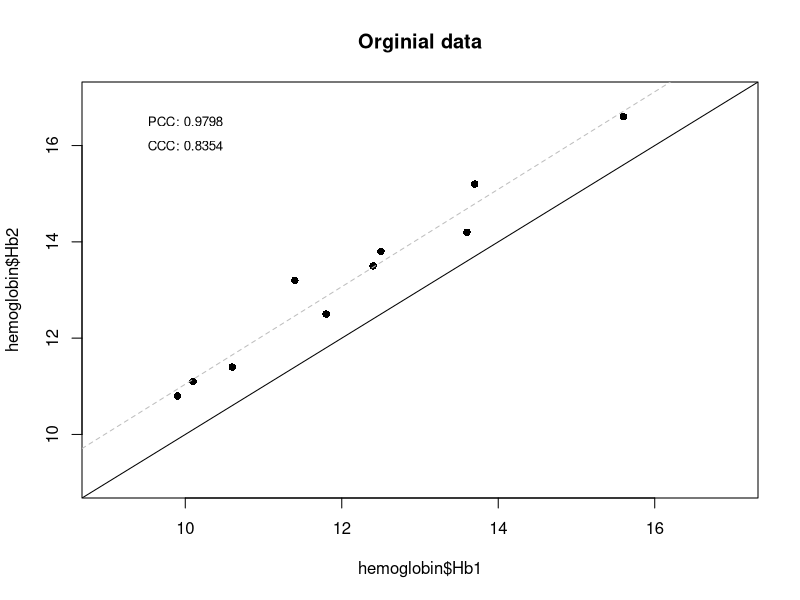
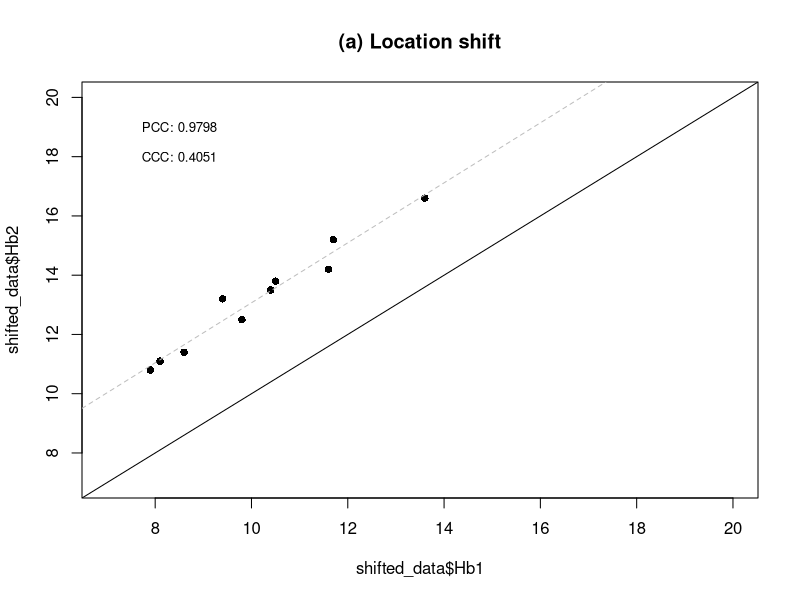
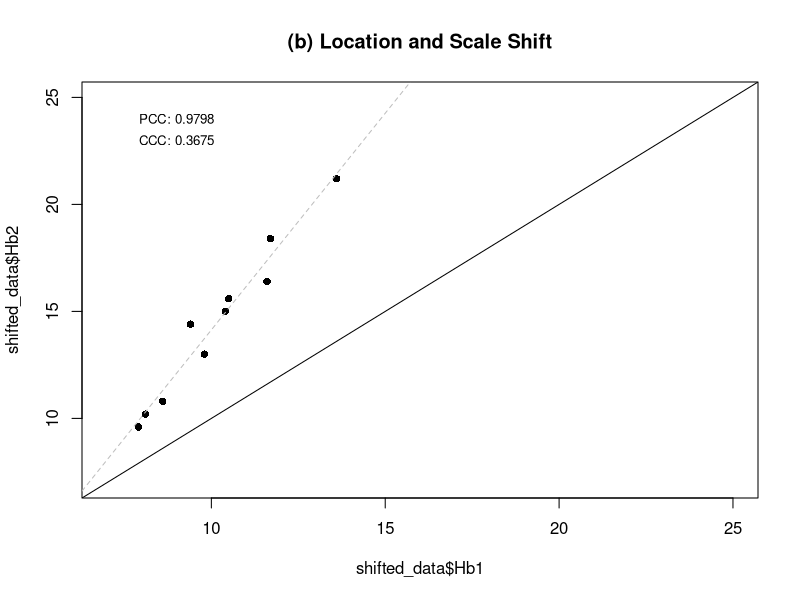
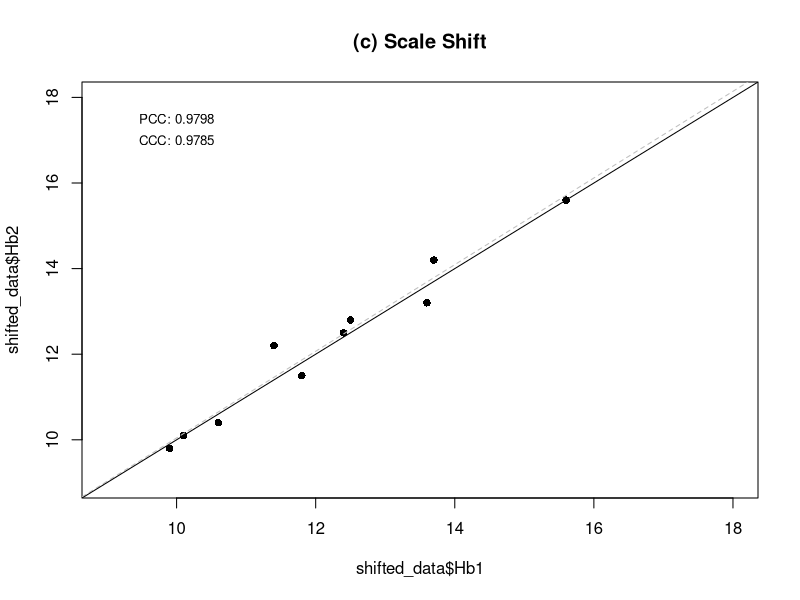
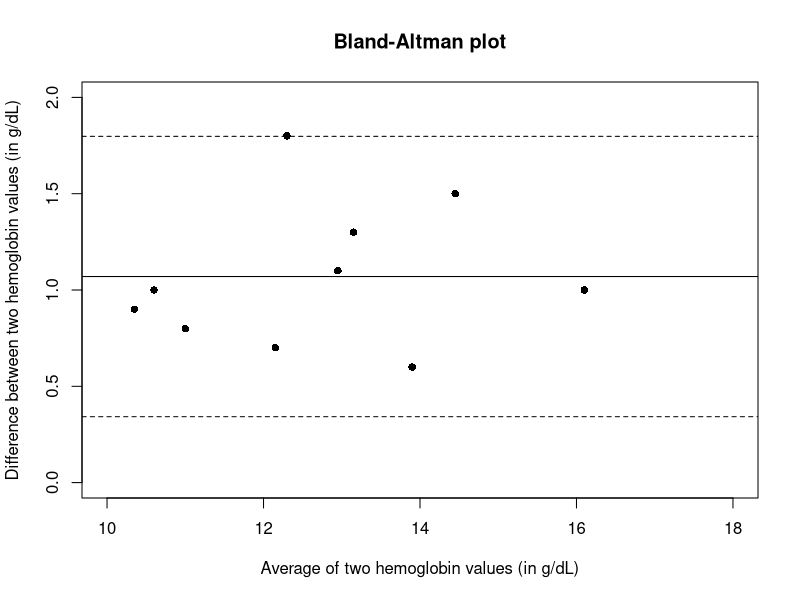

Source code (R) for these figures, in order:
# Plots for the Hemoglobin example in Section 2.3.

hemoglobin <- read.delim("hemoglobin.txt")

CCC <-function(x,y){
  2*cov(x,y) / (var(x) + var(y) + (mean(x) - mean(y))^2)
}

################################################
# Figure 2.3
################################################
# Original data
plot(hemoglobin$Hb1, hemoglobin$Hb2, pch=16,ylim = c(9,17),xlim = c(9,17),
     main="Orginial data")
abline(lm(Hb2 ~ Hb1, data=hemoglobin), col = "gray", lty=2)
abline(a=0,b=1, col="black", lty=1)
text(paste("PCC:", round(cor(hemoglobin$Hb1, hemoglobin$Hb2), 4)), x = 10, y = 16.5, cex=0.8)
text(paste("CCC:", round(CCC(hemoglobin$Hb1, hemoglobin$Hb2),4)), x = 10, y = 16, cex=0.8)



################################################
# Figure 2.4
################################################
# Location shift
shifted_data <- hemoglobin
shifted_data$Hb1 <- shifted_data$Hb1-2
shifted_data$Hb2 <- shifted_data$Hb2 

plot(shifted_data$Hb1, shifted_data$Hb2, pch = 16, ylim = c(7, 20), xlim = c(7, 20), 
     main = "(a) Location shift")
abline(lm(Hb2 ~ Hb1, data = shifted_data), col = "gray", lty = 2)
abline(a = 0, b = 1, col = "black", lty = 1)
text(paste("PCC:", round(cor(shifted_data$Hb1, shifted_data$Hb2), 4)), x = 8.5, y = 19, cex=0.8)
text(paste("CCC:", round(CCC(shifted_data$Hb1, shifted_data$Hb2),4)), x = 8.5, y = 18, cex=0.8)
#write.table(shifted_data, file = "Hb_location.txt", sep = "\t", row.names = FALSE)


# location and scale shift
shifted_data <- hemoglobin
shifted_data$Hb1 <- shifted_data$Hb1 - 2 
shifted_data$Hb2 <- shifted_data$Hb2 * 2-12 

plot(shifted_data$Hb1, shifted_data$Hb2, pch = 16, ylim = c(7, 25), xlim = c(7, 25), main = "(b) Location and Scale Shift")
abline(lm(Hb2 ~ Hb1, data = shifted_data), col = "gray", lty = 2)
abline(a = 0, b = 1, col = "black", lty = 1)
text(paste("PCC:", round(cor(shifted_data$Hb1, shifted_data$Hb2), 4)), x = 9, y = 24, cex=0.8)
text(paste("CCC:", round(CCC(shifted_data$Hb1, shifted_data$Hb2), 4)), x = 9, y = 23, cex=0.8)
#write.table(shifted_data, file = "Hb_location_scale.txt", sep = "\t", row.names = FALSE)


# Scale shift 
shifted_data <- hemoglobin
shifted_data$Hb1 <- shifted_data$Hb1
shifted_data$Hb2 <- shifted_data$Hb2-1

plot(shifted_data$Hb1, shifted_data$Hb2, pch = 16, ylim = c(9, 18), xlim = c(9, 18), 
     main = "(c) Scale Shift")
abline(lm(Hb2 ~ Hb1, data = shifted_data), col = "gray", lty = 2)
abline(a = 0, b = 1, col = "black", lty = 1)
text(paste("PCC:", round(cor(shifted_data$Hb1, shifted_data$Hb2), 4)), x = 10, y = 17.5, cex=0.8)
text(paste("CCC:", round(CCC(shifted_data$Hb1, shifted_data$Hb2), 4)), x = 10, y = 17, cex=0.8)
#write.table(shifted_data, file = "Hb_scale.txt", sep = "\t", row.names = FALSE)



################################################
# Not included
################################################
# Bland Altman
plot(hemoglobin$avg, hemoglobin$difference, pch = 16, ylim = c(0, 2), xlim = c(10,18), 
     main = "Bland-Altman plot", xlab = "Average of two hemoglobin values (in g/dL)",
     ylab="Difference between two hemoglobin values (in g/dL)")
abline(h=mean(hemoglobin$difference) + 1.96 * sd(hemoglobin$difference), col = "black", lty = 2) # upper
abline(h=mean(hemoglobin$difference) - 1.96 * sd(hemoglobin$difference), col = "black", lty = 2) # lower
abline(h=mean(hemoglobin$difference), col = "black", lty = 1)

BA_data <- data.frame(avg=hemoglobin$avg, diff=hemoglobin$difference)
#write.table(BA_data, file = "Hb_BA.txt", sep = "\t", row.names = FALSE)
